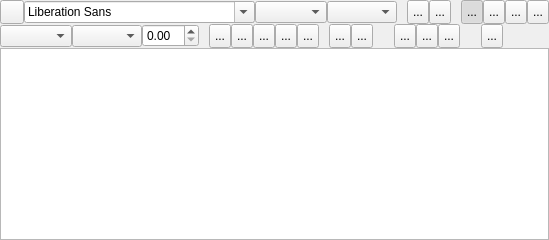
     <widget class="QWidget" name="TextTab">
      <attribute name="title">
       <string>Text</string>
      </attribute>
      <layout class="QVBoxLayout" name="verticalLayout_3">
       <property name="spacing">
        <number>0</number>
       </property>
       <property name="leftMargin">
        <number>0</number>
       </property>
       <property name="topMargin">
        <number>0</number>
       </property>
       <property name="rightMargin">
        <number>0</number>
       </property>
       <property name="bottomMargin">
        <number>0</number>
       </property>
       <item>
        <layout class="QHBoxLayout" name="horizontalLayout_2">
         <property name="spacing">
          <number>0</number>
         </property>
         <property name="leftMargin">
          <number>0</number>
         </property>
         <property name="topMargin">
          <number>0</number>
         </property>
         <property name="rightMargin">
          <number>0</number>
         </property>
         <property name="bottomMargin">
          <number>0</number>
         </property>
         <item>
          <widget class="QToolButton" name="TextStyleBT">
           <property name="minimumSize">
            <size>
             <width>24</width>
             <height>24</height>
            </size>
           </property>
           <property name="maximumSize">
            <size>
             <width>24</width>
             <height>24</height>
            </size>
           </property>
           <property name="toolTip">
            <string>Allows you to access the text styles menu.</string>
           </property>
           <property name="text">
            <string notr="true"/>
           </property>
           <property name="icon">
            <iconset>
             <normaloff>:/img/db_menu.png</normaloff>:/img/db_menu.png</iconset>
           </property>
           <property name="arrowType">
            <enum>Qt::NoArrow</enum>
           </property>
          </widget>
         </item>
         <item>
          <widget class="QFontComboBox" name="fontStyleCB">
           <property name="sizePolicy">
            <sizepolicy hsizetype="Preferred" vsizetype="Fixed">
             <horstretch>0</horstretch>
             <verstretch>0</verstretch>
            </sizepolicy>
           </property>
           <property name="toolTip">
            <string>Allows you to select the font to be used.
This setting applies to the current selection.</string>
           </property>
          </widget>
         </item>
         <item>
          <widget class="QComboBox" name="fontSize">
           <property name="sizePolicy">
            <sizepolicy hsizetype="Preferred" vsizetype="Fixed">
             <horstretch>0</horstretch>
             <verstretch>0</verstretch>
            </sizepolicy>
           </property>
           <property name="toolTip">
            <string>Allows you to select the font size.
This setting applies to the paragraphs of the current selection.</string>
           </property>
          </widget>
         </item>
         <item>
          <widget class="cColorComboBox" name="FontColorCombo">
           <property name="sizePolicy">
            <sizepolicy hsizetype="Fixed" vsizetype="Fixed">
             <horstretch>0</horstretch>
             <verstretch>0</verstretch>
            </sizepolicy>
           </property>
           <property name="maximumSize">
            <size>
             <width>70</width>
             <height>16777215</height>
            </size>
           </property>
           <property name="toolTip">
            <string>Allows you to select the font color.
This setting applies to the paragraphs of the current selection.</string>
           </property>
           <property name="editable">
            <bool>false</bool>
           </property>
          </widget>
         </item>
         <item>
          <widget class="QLabel" name="label_9">
           <property name="minimumSize">
            <size>
             <width>10</width>
             <height>0</height>
            </size>
           </property>
           <property name="maximumSize">
            <size>
             <width>10</width>
             <height>16777215</height>
            </size>
           </property>
           <property name="text">
            <string/>
           </property>
          </widget>
         </item>
         <item>
          <widget class="QToolButton" name="ListBt">
           <property name="minimumSize">
            <size>
             <width>22</width>
             <height>24</height>
            </size>
           </property>
           <property name="maximumSize">
            <size>
             <width>22</width>
             <height>24</height>
            </size>
           </property>
           <property name="toolTip">
            <string>Allows you to establish (or to remove) a bullet list. This setting applies to the paragraphs of the current selection.</string>
           </property>
           <property name="text">
            <string notr="true">...</string>
           </property>
           <property name="icon">
            <iconset>
             <normaloff>:/img/Text/text_list.png</normaloff>:/img/Text/text_list.png</iconset>
           </property>
           <property name="checkable">
            <bool>true</bool>
           </property>
           <property name="checked">
            <bool>false</bool>
           </property>
           <property name="autoExclusive">
            <bool>false</bool>
           </property>
          </widget>
         </item>
         <item>
          <widget class="QToolButton" name="ListNbrBt">
           <property name="minimumSize">
            <size>
             <width>22</width>
             <height>24</height>
            </size>
           </property>
           <property name="maximumSize">
            <size>
             <width>22</width>
             <height>24</height>
            </size>
           </property>
           <property name="toolTip">
            <string>Allows you to establish (or to remove) a numbered list. This setting applies to the paragraphs of the current selection.</string>
           </property>
           <property name="text">
            <string notr="true">...</string>
           </property>
           <property name="icon">
            <iconset>
             <normaloff>:/img/Text/text_list_nbr.png</normaloff>:/img/Text/text_list_nbr.png</iconset>
           </property>
           <property name="checkable">
            <bool>true</bool>
           </property>
           <property name="checked">
            <bool>false</bool>
           </property>
           <property name="autoExclusive">
            <bool>false</bool>
           </property>
          </widget>
         </item>
         <item>
          <widget class="QLabel" name="label_11">
           <property name="minimumSize">
            <size>
             <width>10</width>
             <height>0</height>
            </size>
           </property>
           <property name="maximumSize">
            <size>
             <width>10</width>
             <height>16777215</height>
            </size>
           </property>
           <property name="text">
            <string/>
           </property>
          </widget>
         </item>
         <item>
          <widget class="QToolButton" name="textLeft">
           <property name="minimumSize">
            <size>
             <width>22</width>
             <height>24</height>
            </size>
           </property>
           <property name="maximumSize">
            <size>
             <width>22</width>
             <height>24</height>
            </size>
           </property>
           <property name="toolTip">
            <string>Horizontal alignment: left. This setting applies to the paragraph in which the cursor is.</string>
           </property>
           <property name="text">
            <string notr="true">...</string>
           </property>
           <property name="icon">
            <iconset>
             <normaloff>:/img/Text/text_align_left.png</normaloff>:/img/Text/text_align_left.png</iconset>
           </property>
           <property name="checkable">
            <bool>true</bool>
           </property>
           <property name="checked">
            <bool>true</bool>
           </property>
           <property name="autoExclusive">
            <bool>true</bool>
           </property>
          </widget>
         </item>
         <item>
          <widget class="QToolButton" name="textJustif">
           <property name="minimumSize">
            <size>
             <width>22</width>
             <height>24</height>
            </size>
           </property>
           <property name="maximumSize">
            <size>
             <width>22</width>
             <height>24</height>
            </size>
           </property>
           <property name="toolTip">
            <string>Horizontal alignment: justified. This setting applies to the paragraph in which the cursor is.</string>
           </property>
           <property name="text">
            <string notr="true">...</string>
           </property>
           <property name="icon">
            <iconset>
             <normaloff>:/img/Text/text_align_justif.png</normaloff>:/img/Text/text_align_justif.png</iconset>
           </property>
           <property name="checkable">
            <bool>true</bool>
           </property>
           <property name="autoExclusive">
            <bool>true</bool>
           </property>
          </widget>
         </item>
         <item>
          <widget class="QToolButton" name="textCenter">
           <property name="minimumSize">
            <size>
             <width>22</width>
             <height>24</height>
            </size>
           </property>
           <property name="maximumSize">
            <size>
             <width>22</width>
             <height>24</height>
            </size>
           </property>
           <property name="toolTip">
            <string>Horizontal alignment: centered. This setting applies to the paragraph in which the cursor is.</string>
           </property>
           <property name="text">
            <string notr="true">...</string>
           </property>
           <property name="icon">
            <iconset>
             <normaloff>:/img/Text/text_align_center.png</normaloff>:/img/Text/text_align_center.png</iconset>
           </property>
           <property name="checkable">
            <bool>true</bool>
           </property>
           <property name="autoExclusive">
            <bool>true</bool>
           </property>
          </widget>
         </item>
         <item>
          <widget class="QToolButton" name="textRight">
           <property name="minimumSize">
            <size>
             <width>22</width>
             <height>24</height>
            </size>
           </property>
           <property name="maximumSize">
            <size>
             <width>22</width>
             <height>24</height>
            </size>
           </property>
           <property name="toolTip">
            <string>Horizontal alignment: right. This setting applies to the paragraph in which the cursor is.</string>
           </property>
           <property name="text">
            <string notr="true">...</string>
           </property>
           <property name="icon">
            <iconset>
             <normaloff>:/img/Text/text_align_right.png</normaloff>:/img/Text/text_align_right.png</iconset>
           </property>
           <property name="checkable">
            <bool>true</bool>
           </property>
           <property name="autoExclusive">
            <bool>true</bool>
           </property>
          </widget>
         </item>
         <item>
          <spacer name="horizontalSpacer_5">
           <property name="orientation">
            <enum>Qt::Horizontal</enum>
           </property>
           <property name="sizeHint" stdset="0">
            <size>
             <width>0</width>
             <height>20</height>
            </size>
           </property>
          </spacer>
         </item>
        </layout>
       </item>
       <item>
        <layout class="QHBoxLayout" name="horizontalLayout_6">
         <property name="spacing">
          <number>0</number>
         </property>
         <property name="leftMargin">
          <number>0</number>
         </property>
         <property name="topMargin">
          <number>0</number>
         </property>
         <property name="rightMargin">
          <number>0</number>
         </property>
         <property name="bottomMargin">
          <number>0</number>
         </property>
         <item>
          <widget class="QCustomComboBox" name="fontEffectCB">
           <property name="toolTip">
            <string>Allows you to select a font effect (outerline, shadow).
Remark: This setting applies to the block (to the whole text).</string>
           </property>
           <property name="sizeAdjustPolicy">
            <enum>QComboBox::AdjustToContents</enum>
           </property>
          </widget>
         </item>
         <item>
          <widget class="cColorComboBox" name="StyleShadowColorCombo">
           <property name="sizePolicy">
            <sizepolicy hsizetype="Fixed" vsizetype="Fixed">
             <horstretch>0</horstretch>
             <verstretch>0</verstretch>
            </sizepolicy>
           </property>
           <property name="maximumSize">
            <size>
             <width>70</width>
             <height>16777215</height>
            </size>
           </property>
           <property name="toolTip">
            <string>Allows you to select the outerline or shadow color.
Remark: This setting applies to the block (to the whole text).</string>
           </property>
          </widget>
         </item>
         <item>
          <widget class="QDoubleSpinBox" name="letterSpacing"/>
         </item>
         <item>
          <widget class="QLabel" name="label_7">
           <property name="minimumSize">
            <size>
             <width>10</width>
             <height>0</height>
            </size>
           </property>
           <property name="maximumSize">
            <size>
             <width>10</width>
             <height>16777215</height>
            </size>
           </property>
           <property name="text">
            <string/>
           </property>
          </widget>
         </item>
         <item>
          <widget class="QToolButton" name="bold">
           <property name="minimumSize">
            <size>
             <width>22</width>
             <height>24</height>
            </size>
           </property>
           <property name="maximumSize">
            <size>
             <width>22</width>
             <height>24</height>
            </size>
           </property>
           <property name="toolTip">
            <string>Sets bold characters. This setting applies to the current selection.</string>
           </property>
           <property name="text">
            <string notr="true">...</string>
           </property>
           <property name="icon">
            <iconset>
             <normaloff>:/img/Text/text_bold.png</normaloff>:/img/Text/text_bold.png</iconset>
           </property>
           <property name="checkable">
            <bool>true</bool>
           </property>
           <property name="checked">
            <bool>false</bool>
           </property>
          </widget>
         </item>
         <item>
          <widget class="QToolButton" name="Italic">
           <property name="minimumSize">
            <size>
             <width>22</width>
             <height>24</height>
            </size>
           </property>
           <property name="maximumSize">
            <size>
             <width>22</width>
             <height>24</height>
            </size>
           </property>
           <property name="toolTip">
            <string>Sets characters to italics. This setting applies to the current selection.</string>
           </property>
           <property name="text">
            <string notr="true">...</string>
           </property>
           <property name="icon">
            <iconset>
             <normaloff>:/img/Text/text_italic.png</normaloff>:/img/Text/text_italic.png</iconset>
           </property>
           <property name="checkable">
            <bool>true</bool>
           </property>
          </widget>
         </item>
         <item>
          <widget class="QToolButton" name="Souligne">
           <property name="minimumSize">
            <size>
             <width>22</width>
             <height>24</height>
            </size>
           </property>
           <property name="maximumSize">
            <size>
             <width>22</width>
             <height>24</height>
            </size>
           </property>
           <property name="toolTip">
            <string>Underlines the characters. This setting applies to the current selection.</string>
           </property>
           <property name="text">
            <string notr="true">...</string>
           </property>
           <property name="icon">
            <iconset>
             <normaloff>:/img/Text/text_underline.png</normaloff>:/img/Text/text_underline.png</iconset>
           </property>
           <property name="checkable">
            <bool>true</bool>
           </property>
          </widget>
         </item>
         <item>
          <widget class="QToolButton" name="TextSuperBt">
           <property name="minimumSize">
            <size>
             <width>22</width>
             <height>24</height>
            </size>
           </property>
           <property name="maximumSize">
            <size>
             <width>22</width>
             <height>24</height>
            </size>
           </property>
           <property name="toolTip">
            <string>Puts the characters to super. This setting applies to the current selection.</string>
           </property>
           <property name="text">
            <string notr="true">...</string>
           </property>
           <property name="icon">
            <iconset>
             <normaloff>:/img/Text/text_super.png</normaloff>:/img/Text/text_super.png</iconset>
           </property>
           <property name="checkable">
            <bool>true</bool>
           </property>
          </widget>
         </item>
         <item>
          <widget class="QToolButton" name="TextSubBt">
           <property name="minimumSize">
            <size>
             <width>22</width>
             <height>24</height>
            </size>
           </property>
           <property name="maximumSize">
            <size>
             <width>22</width>
             <height>24</height>
            </size>
           </property>
           <property name="toolTip">
            <string>Puts the characters to sub. This setting applies to the current selection.</string>
           </property>
           <property name="text">
            <string notr="true">...</string>
           </property>
           <property name="icon">
            <iconset>
             <normaloff>:/img/Text/text_sub.png</normaloff>:/img/Text/text_sub.png</iconset>
           </property>
           <property name="checkable">
            <bool>true</bool>
           </property>
          </widget>
         </item>
         <item>
          <widget class="QLabel" name="label_8">
           <property name="minimumSize">
            <size>
             <width>10</width>
             <height>0</height>
            </size>
           </property>
           <property name="maximumSize">
            <size>
             <width>10</width>
             <height>16777215</height>
            </size>
           </property>
           <property name="text">
            <string/>
           </property>
          </widget>
         </item>
         <item>
          <widget class="QToolButton" name="IndentInBt">
           <property name="minimumSize">
            <size>
             <width>22</width>
             <height>24</height>
            </size>
           </property>
           <property name="maximumSize">
            <size>
             <width>22</width>
             <height>24</height>
            </size>
           </property>
           <property name="toolTip">
            <string>Move the paragraph of a notch towards the right (indent). This setting applies to the paragraph in which is the cursor.</string>
           </property>
           <property name="text">
            <string notr="true">...</string>
           </property>
           <property name="icon">
            <iconset>
             <normaloff>:/img/Text/text_indent_in.png</normaloff>:/img/Text/text_indent_in.png</iconset>
           </property>
           <property name="autoExclusive">
            <bool>false</bool>
           </property>
          </widget>
         </item>
         <item>
          <widget class="QToolButton" name="IndentOutBt">
           <property name="minimumSize">
            <size>
             <width>22</width>
             <height>24</height>
            </size>
           </property>
           <property name="maximumSize">
            <size>
             <width>22</width>
             <height>24</height>
            </size>
           </property>
           <property name="toolTip">
            <string>Move the paragraph of a notch towards the left (unindent). This setting applies to the paragraph in which is the cursor.</string>
           </property>
           <property name="text">
            <string notr="true">...</string>
           </property>
           <property name="icon">
            <iconset>
             <normaloff>:/img/Text/text_indent_out.png</normaloff>:/img/Text/text_indent_out.png</iconset>
           </property>
           <property name="autoExclusive">
            <bool>false</bool>
           </property>
          </widget>
         </item>
         <item>
          <widget class="QLabel" name="label_10">
           <property name="minimumSize">
            <size>
             <width>21</width>
             <height>0</height>
            </size>
           </property>
           <property name="maximumSize">
            <size>
             <width>21</width>
             <height>16777215</height>
            </size>
           </property>
           <property name="text">
            <string/>
           </property>
          </widget>
         </item>
         <item>
          <widget class="QToolButton" name="textUp">
           <property name="minimumSize">
            <size>
             <width>22</width>
             <height>24</height>
            </size>
           </property>
           <property name="maximumSize">
            <size>
             <width>22</width>
             <height>24</height>
            </size>
           </property>
           <property name="toolTip">
            <string>Vertical alignment: top. This setting applies to the block (to the whole text).</string>
           </property>
           <property name="text">
            <string notr="true">...</string>
           </property>
           <property name="icon">
            <iconset>
             <normaloff>:/img/Text/text_align_vup.png</normaloff>:/img/Text/text_align_vup.png</iconset>
           </property>
           <property name="checkable">
            <bool>true</bool>
           </property>
           <property name="autoExclusive">
            <bool>true</bool>
           </property>
          </widget>
         </item>
         <item>
          <widget class="QToolButton" name="textVCenter">
           <property name="minimumSize">
            <size>
             <width>22</width>
             <height>24</height>
            </size>
           </property>
           <property name="maximumSize">
            <size>
             <width>22</width>
             <height>24</height>
            </size>
           </property>
           <property name="toolTip">
            <string>Vertical alignment: middle. This setting applies to the block (to the whole text).</string>
           </property>
           <property name="text">
            <string notr="true">...</string>
           </property>
           <property name="icon">
            <iconset>
             <normaloff>:/img/Text/text_align_vcenter.png</normaloff>:/img/Text/text_align_vcenter.png</iconset>
           </property>
           <property name="checkable">
            <bool>true</bool>
           </property>
           <property name="autoExclusive">
            <bool>true</bool>
           </property>
          </widget>
         </item>
         <item>
          <widget class="QToolButton" name="textBottom">
           <property name="minimumSize">
            <size>
             <width>22</width>
             <height>24</height>
            </size>
           </property>
           <property name="maximumSize">
            <size>
             <width>22</width>
             <height>24</height>
            </size>
           </property>
           <property name="toolTip">
            <string>Vertical alignment: bottom. This setting applies to the block (to the whole text).</string>
           </property>
           <property name="text">
            <string notr="true">...</string>
           </property>
           <property name="icon">
            <iconset>
             <normaloff>:/img/Text/text_align_vbottom.png</normaloff>:/img/Text/text_align_vbottom.png</iconset>
           </property>
           <property name="checkable">
            <bool>true</bool>
           </property>
           <property name="checked">
            <bool>false</bool>
           </property>
           <property name="autoExclusive">
            <bool>true</bool>
           </property>
          </widget>
         </item>
         <item>
          <widget class="QLabel" name="label_12">
           <property name="minimumSize">
            <size>
             <width>21</width>
             <height>0</height>
            </size>
           </property>
           <property name="maximumSize">
            <size>
             <width>21</width>
             <height>16777215</height>
            </size>
           </property>
           <property name="text">
            <string/>
           </property>
          </widget>
         </item>
         <item>
          <widget class="QToolButton" name="InsTextVarBT">
           <property name="minimumSize">
            <size>
             <width>22</width>
             <height>24</height>
            </size>
           </property>
           <property name="maximumSize">
            <size>
             <width>22</width>
             <height>24</height>
            </size>
           </property>
           <property name="toolTip">
            <string>Insert a text variable</string>
           </property>
           <property name="text">
            <string notr="true">...</string>
           </property>
           <property name="icon">
            <iconset>
             <normaloff>:/img/Action_Wizard.png</normaloff>:/img/Action_Wizard.png</iconset>
           </property>
           <property name="checkable">
            <bool>true</bool>
           </property>
           <property name="checked">
            <bool>false</bool>
           </property>
           <property name="autoExclusive">
            <bool>true</bool>
           </property>
          </widget>
         </item>
         <item>
          <spacer name="horizontalSpacer_2">
           <property name="orientation">
            <enum>Qt::Horizontal</enum>
           </property>
           <property name="sizeHint" stdset="0">
            <size>
             <width>0</width>
             <height>20</height>
            </size>
           </property>
          </spacer>
         </item>
        </layout>
       </item>
       <item>
        <widget class="cCustomTextEdit" name="TextEdit">
         <property name="html">
          <string notr="true">&lt;!DOCTYPE HTML PUBLIC &quot;-//W3C//DTD HTML 4.0//EN&quot; &quot;http://www.w3.org/TR/REC-html40/strict.dtd&quot;&gt;
&lt;html&gt;&lt;head&gt;&lt;meta name=&quot;qrichtext&quot; content=&quot;1&quot; /&gt;&lt;style type=&quot;text/css&quot;&gt;
p, li { white-space: pre-wrap; }
&lt;/style&gt;&lt;/head&gt;&lt;body style=&quot; font-family:'Tahoma'; font-size:9pt; font-weight:400; font-style:normal;&quot;&gt;
&lt;p style=&quot;-qt-paragraph-type:empty; margin-top:0px; margin-bottom:0px; margin-left:0px; margin-right:0px; -qt-block-indent:0; text-indent:0px;&quot;&gt;&lt;br /&gt;&lt;/p&gt;&lt;/body&gt;&lt;/html&gt;</string>
         </property>
        </widget>
       </item>
      </layout>
     </widget>
